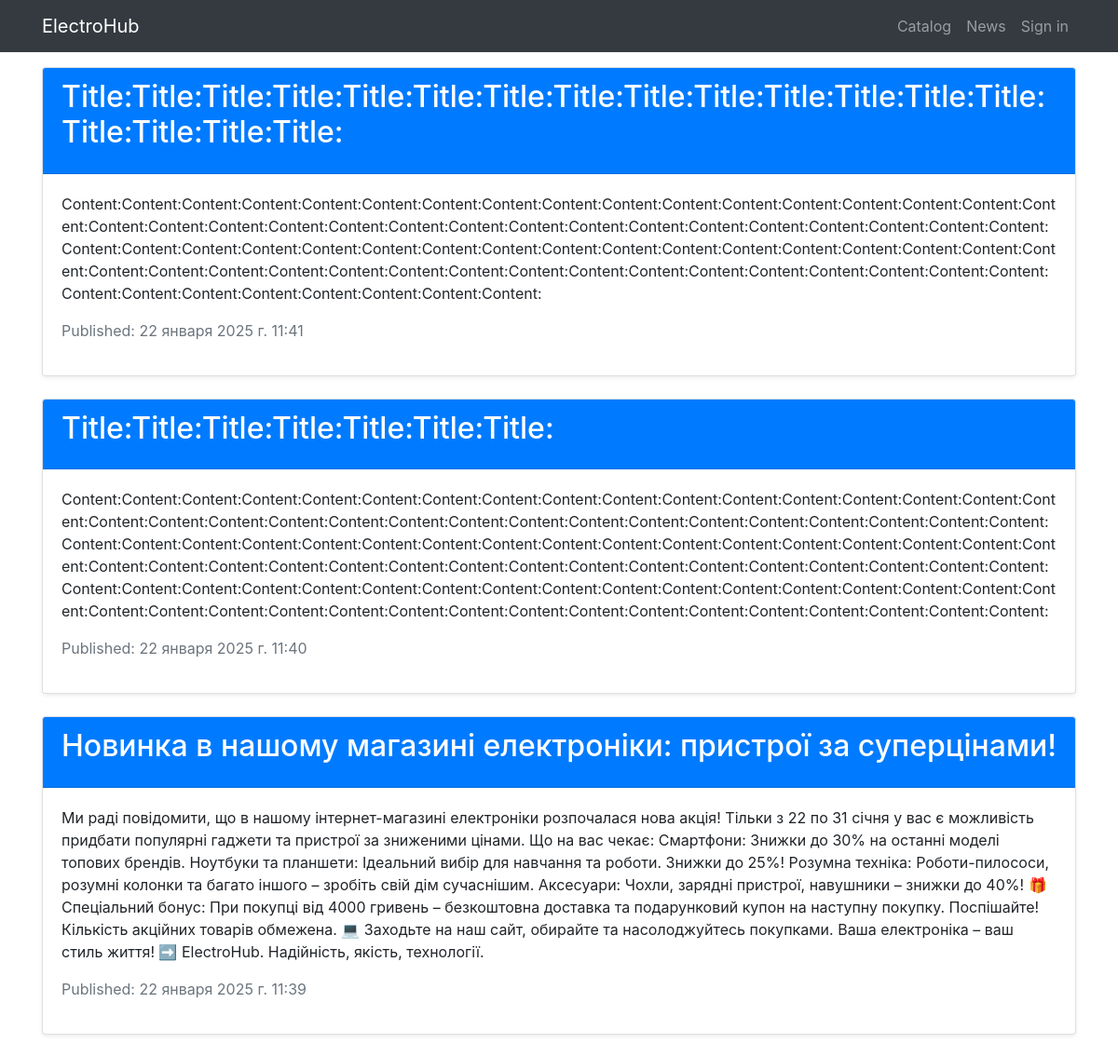
Page /news/ on the committed database.
### news/models.py (models this page shows, shortened)
class News(models.Model):
    title = models.CharField(max_length=200)
    content = models.TextField()
    created_at = models.DateTimeField(auto_now_add=True)
    is_published = models.BooleanField(default=True)
    class Meta:
        verbose_name_plural = 'News'

### news/views.py (the view)
# urls.py: path('news/', news_list, name='news_list'),
def news_list(request):
    context = {'title': 'ElectroHub - News', 'news': News.objects.all().order_by('-created_at')}
    return render(request, "news/news_list.html", context)

### news/templates/news/news_list.html
{% extends 'products/base.html' %}
{% load static %}
{% block content %}
  <div class="container mt-5">
    <div class="row">
      <div class="col-12">
        {% if news %}
          {% for item in news %}
            <div class="card mb-4 shadow-sm">
              <div class="card-header bg-primary text-white">
                <h2 class="card-title">{{ item.title }}</h2>
              </div>
              <div class="card-body">
                <p class="card-text">{{ item.content }}</p>
                <p class="text-muted">Published: {{ item.created_at }}</p>
              </div>
            </div>
          {% endfor %}
        {% else %}
          <div class="alert alert-warning" role="alert">
            <h4 class="alert-heading">No news</h4>
            <p>There are currently no news articles available. Please check back later.</p>
          </div>
        {% endif %}
      </div>
    </div>
  </div>
{% endblock %}

### rows in the picture
News: title "Title:Title:Title:Title:Title:Title:Title:Title:Title:Title:Title:Title:Title:Title:Title:Title:Title:Title:", content "Content:Content:Content:Content:Content:Content:Content:Content:Content:Content:Content:Content:Content:Content:Content:Content:Content:Content:Content:Content:Content:Content:Content:Content:Content:Content:Content:Content:Content:Content:Content:Content:Content:Content:Content:Content:Content:Content:Content:Content:Content:Content:Content:Content:Content:Content:Content:Content:Content:Content:Content:Content:Content:Content:Content:Content:Content:Content:Content:Content:Content:Content:Content:Content:Content:Content:Content:Content:Content:Content:Content:Content:Content:Content:", created_at "22 января 2025 г. 11:41"
News: title "Title:Title:Title:Title:Title:Title:Title:", content "Content:Content:Content:Content:Content:Content:Content:Content:Content:Content:Content:Content:Content:Content:Content:Content:Content:Content:Content:Content:Content:Content:Content:Content:Content:Content:Content:Content:Content:Content:Content:Content:Content:Content:Content:Content:Content:Content:Content:Content:Content:Content:Content:Content:Content:Content:Content:Content:Content:Content:Content:Content:Content:Content:Content:Content:Content:Content:Content:Content:Content:Content:Content:Content:Content:Content:Content:Content:Content:Content:Content:Content:Content:Content:Content:Content:Content:Content:Content:Content:Content:Content:Content:Content:Content:Content:Content:Cont…", created_at "22 января 2025 г. 11:40"
News: title "Новинка в нашому магазині електроніки: пристрої за суперцінами!", content "Ми раді повідомити, що в нашому інтернет-магазині електроніки розпочалася нова акція! Тільки з 22 по 31 січня у вас є можливість придбати популярні гаджети та пристрої за зниженими цінами. Що на вас чекає: Смартфони: Знижки до 30% на останні моделі топових брендів. Ноутбуки та планшети: Ідеальний вибір для навчання та роботи. Знижки до 25%! Розумна техніка: Роботи-пилососи, розумні колонки та багато іншого – зробіть свій дім сучаснішим. Аксесуари: Чохли, зарядні пристрої, навушники – знижки до 40%! 🎁 Спеціальний бонус: При покупці від 4000 гривень – безкоштовна доставка та подарунковий купон на наступну покупку. Поспішайте! Кількість акційних товарів обмежена. 💻 Заходьте на наш сайт,…", created_at "22 января 2025 г. 11:39"
